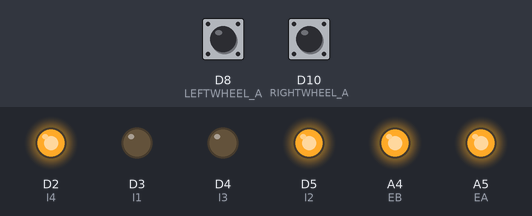
Recording of a sketch running on a simulated Arduino Nano 33 IoT. Shown: output pins drawn as LEDs (lit = HIGH). The inputs (shaded band) are chosen by the test bench; at power-on: D8 (LEFTWHEEL_A) LOW, D10 (RIGHTWHEEL_A) LOW. What the sketch prints to the serial monitor is not drawn.

Above: at 0.1 s.
Timing chart, 0 to 1.6 s (numbered marks = the images above):
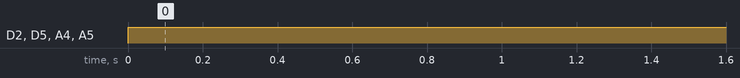

The sketch:

motor-control-speed.ino
```cpp
// (licence header left out)
#include <Arduino_LSM6DS3.h>

int EA = 19;  // Right Wheels PWM pin (must be a PWM pin).
int I1 = 3;   // Right Wheels direction digital pin 1
int I2 = 5;   // Right Wheels direction digital pin 2

int EB = 18;  // Left Wheels PWM pin (must be a PWM pin)
int I3 = 4;   // Left Wheels direction digital pin 1
int I4 = 2;   // Left Wheels direction digital pin 2

byte uR = 0;
byte uL = 0;

// Encoder ticks per (motor) revolution (TPR)
const int TPR_left = 3083;   //3083
const int TPR_right = 3100;  //3100

// Wheel radius [m]
const double RHO = 0.0625;
// Variable to store estimated angular rate of left wheel [rad/s]
double omega_L = 0.0;
double omega_R = 0.0;
double vL = 0.0;
double vR = 0.0;

float g_omega_x, g_omega_y, g_omega_z;

// Sampling interval for measurements in milliseconds
const int T = 1000;
// Counters for milliseconds during interval
long t_now = 0;
long t_last = 0;

// Encoder digital pins
const byte LEFTWHEEL_A = 8;
const byte LEFTWHEEL_B = 9;
const byte RIGHTWHEEL_A = 10;
const byte RIGHTWHEEL_B = 11;

// Counter to keep track of encoder ticks [integer]
volatile long encoder_ticks_left = 0;
volatile long encoder_ticks_right = 0;


// Counter to keep track of the last number of ticks [integer]
long encoder_ticks_last_left = 0;
long encoder_ticks_last_right = 0;

// This function is called when SIGNAL_A goes HIGH
void decodeEncoderTicksRight() {
  if (digitalRead(RIGHTWHEEL_B) == LOW) {
    // SIGNAL_A leads SIGNAL_B, so count one way
    encoder_ticks_right--;
  } else {
    // SIGNAL_B leads SIGNAL_A, so count the other way
    encoder_ticks_right++;
  }
}

void decodeEncoderTicksLeft() {
  if (digitalRead(LEFTWHEEL_B) == LOW) {
    // SIGNAL_A leads SIGNAL_B, so count one way
    encoder_ticks_left--;
  } else {
    // SIGNAL_B leads SIGNAL_A, so count the other way
    encoder_ticks_left++;
  }
}

void setup() {
  // Open the serial port at 9600 bps
  Serial.begin(9600);
  // Set the pin modes for the encoders
  pinMode(LEFTWHEEL_A, INPUT);
  pinMode(LEFTWHEEL_B, INPUT);
  pinMode(RIGHTWHEEL_A, INPUT);
  pinMode(RIGHTWHEEL_B, INPUT);
  // Configure digital pins for output
  // RIGHT SIDE:
  pinMode(EA, OUTPUT);
  pinMode(I1, OUTPUT);
  pinMode(I2, OUTPUT);

  // LEFT SIDE:
  pinMode(EB, OUTPUT);
  pinMode(I3, OUTPUT);
  pinMode(I4, OUTPUT);

  // Every time SIGNAL_A goes HIGH, this is a pulse
  attachInterrupt(digitalPinToInterrupt(LEFTWHEEL_A), decodeEncoderTicksLeft, RISING);
  attachInterrupt(digitalPinToInterrupt(RIGHTWHEEL_A), decodeEncoderTicksRight, RISING);

  // Print a message
  Serial.print("Program initialized.");
  Serial.print("\n");
}


void loop() {
  int u = 255;
  // Get the elapsed time [ms]
  rover_speed_calculation();
  // Write to the output pins
  fwd(u);
}

void fwd(int u) {
  // both sides drive forward.
  motor_ctrl(u, u, LOW, HIGH, LOW, HIGH);

}

void bck(int u) {
  // both sides drive backward
  motor_ctrl(u, u, HIGH, LOW, HIGH, LOW);
}

void ccw_turn(int u) {
  // have the left side drive backward
  // right side drive forward
  motor_ctrl(u, u, LOW, HIGH, HIGH, LOW);
}

void cw_turn(int u) {
  // have the right side drive backward
  // left side drive forward
  motor_ctrl(u, u, HIGH, LOW, LOW, HIGH);
}

void ccw_circle() {
  // the duty cycle of the left side should be less than right
  // to make a radial turn
  motor_ctrl(255, 100, LOW, HIGH, HIGH, LOW);
}

void cw_circle() {
  // the duty cycle of the right side should be less than left
  // to make a radial turn
  motor_ctrl(100, 255, LOW, HIGH, HIGH, LOW);
}


void figure_eight() {
  // Approach: do one full cw circle, then one full ccw circle immediately after
  int now = millis();

  while (millis() - now < 1000) {
    ccw_circle();
  }

  now = millis();
  while (millis() - now < 1000) {
    cw_circle();
  }
}

void right_wheels(int uR) {
  // Input selected direction
  digitalWrite(I1, LOW);
  digitalWrite(I2, HIGH);

  // PWM control for each side of robot to the motor driver
  analogWrite(EA, uR);  // right side
}

void motor_ctrl(int uA, int uB, bool i1, bool i2, bool i3, bool i4) {
  // Input selected direction
  digitalWrite(I1, i1);
  digitalWrite(I2, i2);
  digitalWrite(I3, i3);
  digitalWrite(I4, i4);

  // PWM control for each side of robot to the motor driver
  analogWrite(EA, uA);  // right side
  analogWrite(EB, uB);  // left side
}

// Compute vehicle speed [m/s]
double compute_vehicle_speed(double v1, double v2) {
  double v;
  v1 = abs(v1);
  v2 = abs(v2);
  v = 0.5 * (v1 + v2);
  return v;
}

// Compute vehicle turning rate [rad/s]
double compute_vehicle_rate(double v1, double v2) {
  double omega;
  omega = 1.0 * (v1 + v2);
  return omega;
}

void rover_speed_calculation(){
  t_now = millis();
  int roverSpeed;
  if (t_now - t_last >= T) {
    // Estimate the rotational speed [rad/s]
    omega_L = 2.0 * PI * ((double)encoder_ticks_left / (double)TPR_left) * 1000.0 / (double)(t_now - t_last);
    omega_R = 2.0 * PI * ((double)encoder_ticks_right / (double)TPR_right) * 1000.0 / (double)(t_now - t_last);

    vL = RHO * omega_L;
    vR = RHO * omega_R;

    // Print some stuff to the serial monitor
    Serial.print("Rover Speed: ");
    Serial.print(compute_vehicle_speed(vL, vR));
    Serial.print("\n");

    // Record the current time [ms]
    t_last = t_now;

    // Reset the encoder ticks counter
    encoder_ticks_left = 0;
    encoder_ticks_right = 0;

  }
}

// use this to verify the turn; has a lot of noise
// todo: add library for IMU to this program
/*
float gyro_turning_rate(){

  if (IMU.gyroscopeAvailable())
    {
        IMU.readGyroscope(g_omega_x, g_omega_y, g_omega_z);
        Serial.print("Gyro x,y,z");

        // Print the gyroscope measurements to the Serial Monitor
        Serial.print(g_omega_x);
        Serial.print("\t");
        Serial.print(g_omega_y);
        Serial.print("\t");
        Serial.print(g_omega_z);
        Serial.print(" deg/s\n");

    }

    // THE TURNING RATE ANALGOUS TO THAT IN compute_vehichle_rate is omega_z.
    return g_omega_z;
}*/
```

Functions.cpp
```cpp

```

Measured:
- by itself, D2 (I4), D5 (I2), A4 (EB), A5 (EA): LOW → HIGH at 0.00 s
